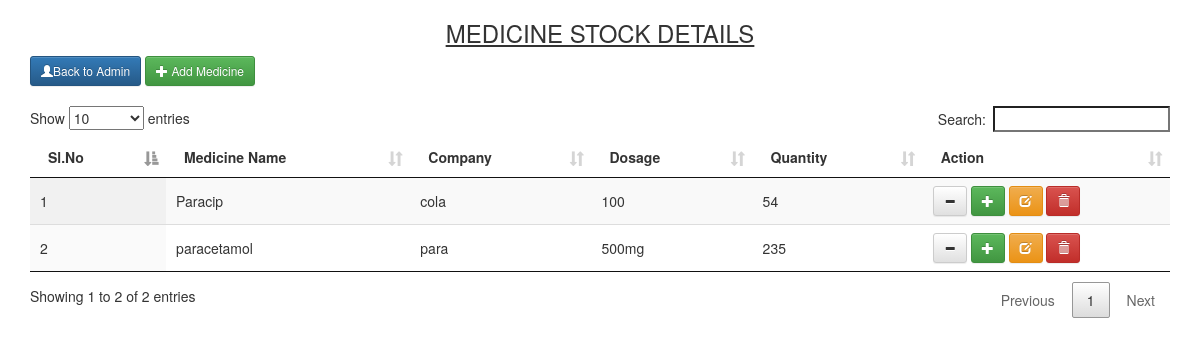
The page /Login/admin/Medicare/medicine.php on the database its author committed.
### tables this page shows
CREATE TABLE IF NOT EXISTS `medicine` (
  `m_id` int(255) NOT NULL AUTO_INCREMENT,
  `m_name` varchar(255) NOT NULL,
  `m_cmpy` varchar(255) NOT NULL,
  `dosage` varchar(255) NOT NULL,
  `quantity` int(255) NOT NULL,
  `dr_name` varchar(255) DEFAULT NULL,
  `description` varchar(255) NOT NULL,
  PRIMARY KEY (`m_id`)
);

### Login/admin/Medicare/medicine.php (the view, shortened to what this page needs)
<?php
include 'connect.php';
?>
<!DOCTYPE html>
<html lang="en">
<head>
    <link rel="stylesheet" href="css/bootstrap.min.css">
    <link rel="stylesheet" href="css/bootstrap-theme.min.css">
    <link rel="stylesheet" href="css/loader.css">
    <link rel="stylesheet" type="text/css" href="dashboard/vendor/font-awesome/css/font-awesome.min.css">
    <link rel="stylesheet" href="css/jquery.dataTables.min.css">
    <link rel="stylesheet" href="css/dataTables.bootstrap.min.css">
    <link rel="stylesheet" href="css/responsive.bootstrap.min.css">
</head>
<body onload="myFunction()" style="margin:0;">
    <div class="container">
        <h3><center><u>MEDICINE STOCK DETAILS</u></center></h3>
        <div>
            <a class="btn btn-primary btn-sm " href="http://localhost/pcu/Login/admin/admin.php#settings"><span class='glyphicon glyphicon-user' aria-hidden='true'></span>Back to Admin</a>
            <a href="#add" data-toggle="modal">
                <button type='button' class='btn btn-success btn-sm'><span class='glyphicon glyphicon-plus' aria-hidden='true'></span> Add Medicine</button>
            </a>
        </div>
        <br>
        <table id="example" class="display nowrap" cellspacing="0" width="100%">
            <thead>
                <tr>
                    <th>Sl.No</th>
                    <th>Medicine Name</th>
                    <th>Company</th>
                    <th>Dosage</th>
                    <th>Quantity</th>
                    <th>Action</th>
                </tr>
            </thead>
            <tbody>
                <?php
                    $sql = "SELECT * FROM medicine";
                    $result = $conn->query($sql);
                    if ($result->num_rows > 0) {
                        $a = 1;
                        while($row = $result->fetch_assoc()) {
                            $b = $a++;
                            $id = $row['m_id'];
                            $sl = $b;
                            $item_name = $row['m_name'];
                            $item_code = $row['m_cmpy'];
                            $item_category = $row['dosage'];
                            $qty = $row['quantity'];
                            if($qty == 0){
                                $alert = "<div class='alert alert-danger'>
                                <strong>$qty</strong> No Stock
                                </div>";
                            }else if(5 >= $qty){
                                $alert = "<div class='alert alert-warning'>
                                <strong>$qty</strong> Critical Level
                                </div>";
                            }else {
                                $alert = $qty;
                            }
                    ?>
                <tr>
                    <td>
                        <?php echo $sl; ?>
                    </td>
                    <td>
                        <?php echo $item_name; ?>
                    </td>
                    <td>
                        <?php echo $item_code; ?>
                    </td>
                    <td>
                        <?php echo $item_category; ?>
                    </td>
                    <td>
                        <?php echo $alert; ?>
                    </td>
                    <td>
                        <a href="#out<?php echo $id;?>" data-toggle="modal" title="Remove Medicine">
                            <button type='button' class='btn btn-default btn-sm'><span class='glyphicon glyphicon-minus' aria-hidden='true'></span></button>
                        </a>
                        <a href="#add<?php echo $id;?>" data-toggle="modal" title="Add Medicine">
                            <button type='button' class='btn btn-success btn-sm'><span class='glyphicon glyphicon-plus' aria-hidden='true'></span></button>
                        </a>
                        <a href="#edit<?php echo $id;?>" data-toggle="modal" title="Edit Medicine">
                            <button type='button' class='btn btn-warning btn-sm'><span class='glyphicon glyphicon-edit' aria-hidden='true'></span></button>
                        </a>
                        <a href="#delete<?php echo $id;?>" data-toggle="modal" title="Delete">
                            <button type='button' class='btn btn-danger btn-sm'><span class='glyphicon glyphicon-trash' aria-hidden='true'></span></button>
                        </a>
                    </td>
                </tr>
                <?php
                        }
                    }
?>
            </tbody>
        </table>
    </div>
</body>
</html>

### rows shown on the page
medicine: sl "1", m_name "Paracip", m_cmpy "cola", dosage "100", quantity "54"
medicine: sl "2", m_name "paracetamol", m_cmpy "para", dosage "500mg", quantity "235"
